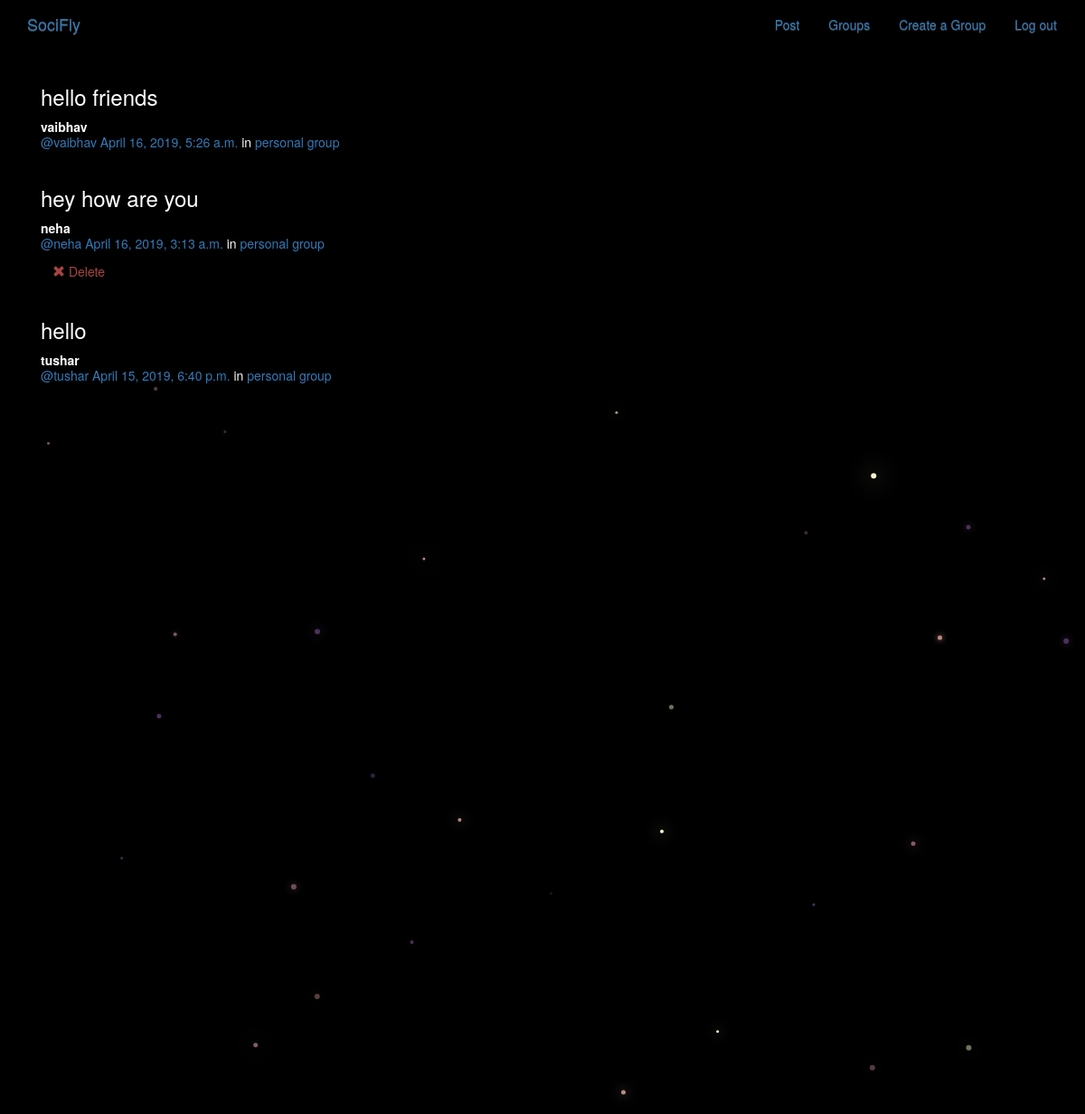
The app's page /posts/ (signed in) with its own data.
### posts/models.py (models this page shows, shortened)
class Post(models.Model):
    user = models.ForeignKey(User, related_name="posts",on_delete=models.PROTECT)
    created_at = models.DateTimeField(auto_now=True)
    message = models.TextField()
    message_html = models.TextField(editable=False) #so that people cant edit the html feild
    group = models.ForeignKey(Group, related_name="posts",null=True, blank=True,on_delete=models.PROTECT)
    class Meta:
        ordering = ["-created_at"]  #- sign to dat we can see in decending order
        unique_together = ["user", "message"]

### groups/models.py (models this page shows, shortened)
class Group(models.Model):
    name = models.CharField(max_length=255, unique=True) #name of group
    slug = models.SlugField(allow_unicode=True, unique=True) #group will have a slug
    description = models.TextField(blank=True, default='')  #group ka description
    description_html = models.TextField(editable=False, default='', blank=True) #html version of description
    members = models.ManyToManyField(User,through="GroupMember")
    class Meta:
        ordering = ["name"]

### posts/views.py (the view)
class PostList(SelectRelatedMixin, generic.ListView):  #when u select a person you can see all his posts etc.
    model = models.Post
    select_related = ("user", "group")

### posts/templates/posts/post_list.html (shortened to what this page needs)
{% extends "posts/posts_base.html" %}
{% load humanize %}
{% block post_content %}
<div class="col-md-8">
	{% for post in post_list %}
  {% include "posts/_post.html" %}
	{% endfor %}
</div>
{% endblock %}

### posts/templates/posts/_post.html
<div class="post media">
	<h3>{{ post.message_html|safe }}</h3>
	<div class="media-body">
		<strong>{{ post.user.username }}</strong>
		<h5 class="media-heading">
			<span class="username"><a href="{% url 'posts:for_user' username=post.user.username %}">@{{ post.user.username }}</a></span>
			<time class="time"><a href="{% url 'posts:single' username=post.user.username pk=post.pk %}">{{ post.created_at }}</a></time>
			{% if post.group %}
			<span class="group-name">in <a href="#">{{ post.group.name }}</a></span>
			{% endif %}
		</h5>
		<div class="media-footer">
			{% if user.is_authenticated and post.user == user and not hide_delete %}
				<a href="{% url 'posts:delete' pk=post.pk %}" title="delete" class="btn btn-simple">
					<span class="glyphicon glyphicon-remove text-danger" aria-hidden="true"></span>
					<span class="text-danger icon-label">Delete</span>
				</a>
			{% endif %}
		</div>
	</div>
</div>

### static/simplesocial/css/master.css (style rules this page uses)
body { margin: 0; overflow: hidden; background-color: black; color: white; }

### records on screen
Post: message_html "hello friends", user.username "vaibhav", created_at "April 16, 2019, 5:26 a.m.", group.name "personal group"
Post: message_html "hey how are you", user.username "neha", created_at "April 16, 2019, 3:13 a.m.", group.name "personal group", shows "Delete"
Post: message_html "hello", user.username "tushar", created_at "April 15, 2019, 6:40 p.m.", group.name "personal group"
